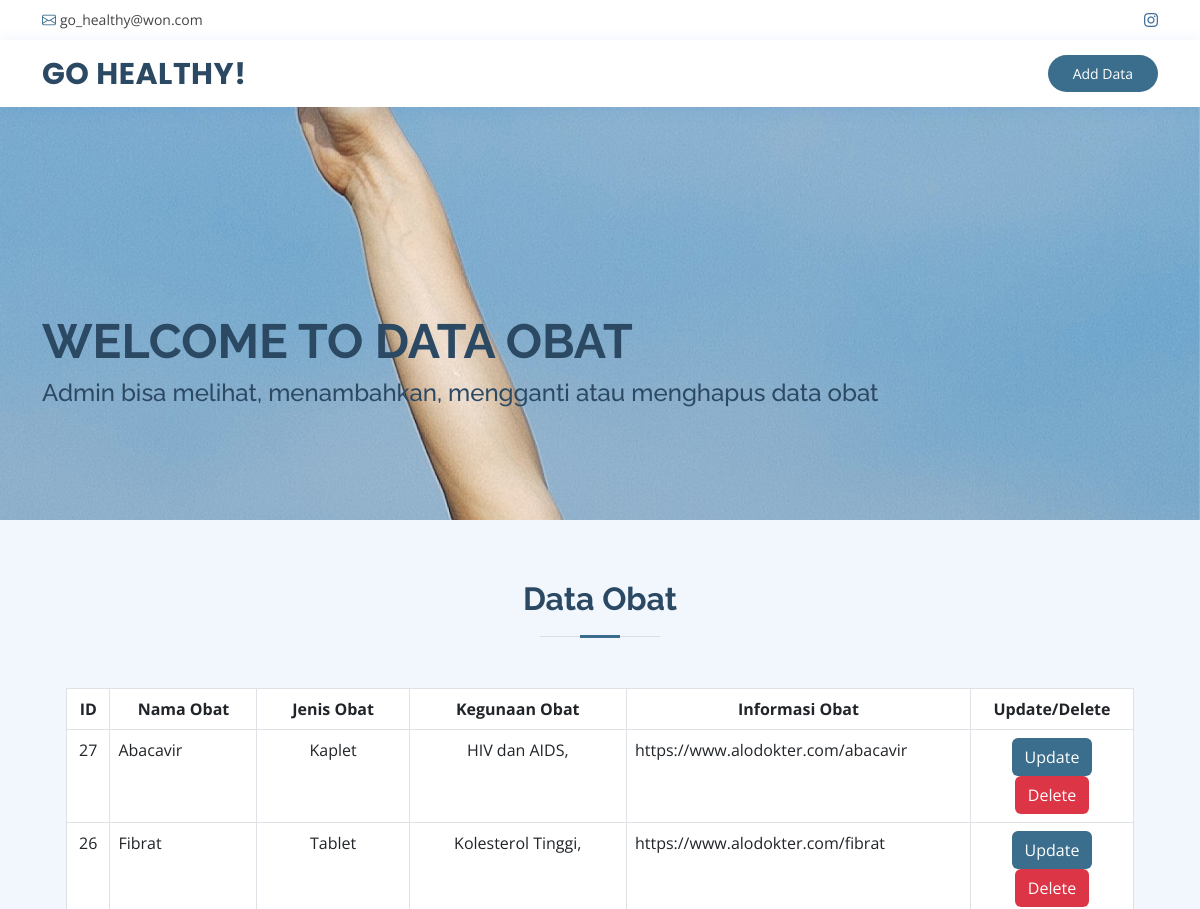
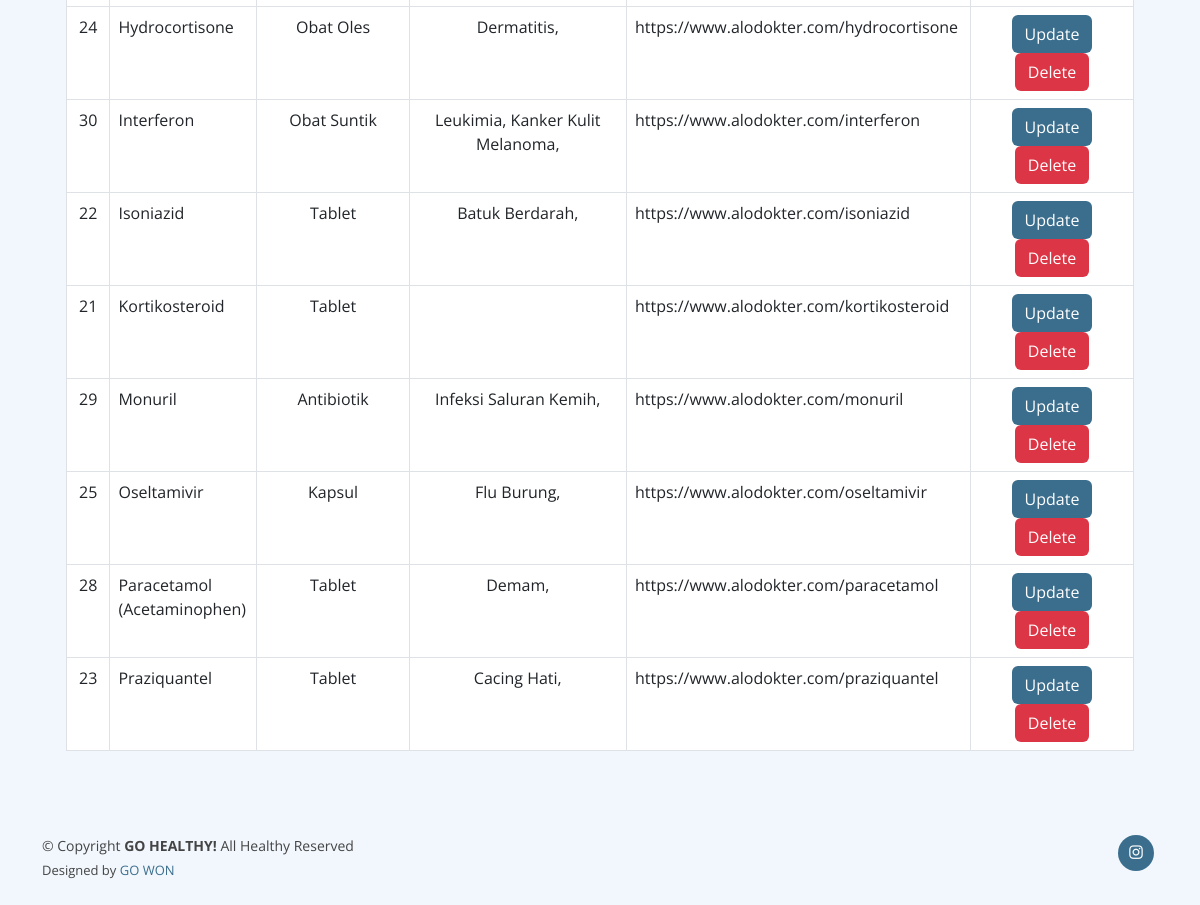
The app's page /go-healthy/data_obat.php with its own data (2 pictures, top to bottom).
### tables this page shows
CREATE TABLE `t_obat` (
  `id_obat` int(11) NOT NULL AUTO_INCREMENT,
  `nama_obat` varchar(50) NOT NULL,
  `id_jenis_obat` int(11) NOT NULL,
  `link_obat` varchar(1000) DEFAULT NULL,
  PRIMARY KEY (`id_obat`),
  KEY `t_obat` (`id_jenis_obat`),
  CONSTRAINT `t_obat` FOREIGN KEY (`id_jenis_obat`) REFERENCES `t_jenis_obat` (`id_jenis_obat`)
);

CREATE TABLE `t_jenis_obat` (
  `id_jenis_obat` int(11) NOT NULL AUTO_INCREMENT,
  `obat_jenis` varchar(50) NOT NULL,
  PRIMARY KEY (`id_jenis_obat`)
);

CREATE TABLE `t_obat_penyakit` (
  `id_obat_penyakit` int(11) NOT NULL AUTO_INCREMENT,
  `id_obat` int(11) NOT NULL,
  `id_penyakit` int(11) DEFAULT NULL,
  PRIMARY KEY (`id_obat_penyakit`),
  KEY `obat` (`id_obat`),
  KEY `penyakit` (`id_penyakit`),
  CONSTRAINT `obat` FOREIGN KEY (`id_obat`) REFERENCES `t_obat` (`id_obat`),
  CONSTRAINT `penyakit` FOREIGN KEY (`id_penyakit`) REFERENCES `t_penyakit` (`id_penyakit`)
);

CREATE TABLE `t_penyakit` (
  `id_penyakit` int(11) NOT NULL AUTO_INCREMENT,
  `nama_penyakit` varchar(50) NOT NULL,
  `ket_penyakit` varchar(255) NOT NULL,
  `resiko_kematian` decimal(3,1) DEFAULT NULL,
  `link_penyakit` varchar(1000) NOT NULL,
  PRIMARY KEY (`id_penyakit`)
);

### go-healthy/function.php (called while the page is built, shortened)
<?php
    include('config.php');
    function read_obat()
    {
        global $conn;
        $query = "SELECT * FROM t_obat
        JOIN t_jenis_obat ON t_jenis_obat.id_jenis_obat = t_obat.id_jenis_obat
        ORDER BY t_obat.nama_obat ASC;";
        $eksekusi = mysqli_query($conn, $query);
        return $eksekusi;
    }
    function read_obat_penyakit($obat)
    {
        global $conn;
        $query = "SELECT t_obat_penyakit.id_penyakit, t_penyakit.nama_penyakit, t_obat_penyakit.id_obat_penyakit
        FROM t_obat_penyakit
        JOIN t_penyakit ON t_obat_penyakit.id_penyakit = t_penyakit.id_penyakit
        WHERE t_obat_penyakit.id_obat = $obat";
        $eksekusi = mysqli_query($conn, $query);
        return $eksekusi;
    }
?>

### go-healthy/data_obat.php (the view, shortened to what this page needs)
<?php
    include("function.php");
    $list_obat = read_obat();
?>
<!DOCTYPE html>
<html lang="en">
<head>
  <link href="assets/vendor/fontawesome-free/css/all.min.css" rel="stylesheet">
  <link href="assets/vendor/animate.css/animate.min.css" rel="stylesheet">
  <link href="assets/vendor/bootstrap/css/bootstrap.min.css" rel="stylesheet">
  <link href="assets/vendor/bootstrap-icons/bootstrap-icons.css" rel="stylesheet">
  <link href="assets/vendor/boxicons/css/boxicons.min.css" rel="stylesheet">
  <link href="assets/vendor/glightbox/css/glightbox.min.css" rel="stylesheet">
  <link href="assets/vendor/remixicon/remixicon.css" rel="stylesheet">
  <link href="assets/vendor/swiper/swiper-bundle.min.css" rel="stylesheet">
  <link href="assets/css/style.css" rel="stylesheet">
</head>
<body>
  <div id="topbar" class="d-flex align-items-center fixed-top">
    <div class="container d-flex justify-content-between">
      <div class="contact-info d-flex align-items-center">
        <i class="bi bi-envelope"></i> <a href="mailto:tatthamaharany@upi.edu">go_healthy@won.com</a>
      </div>
      <div class="d-none d-lg-flex social-links align-items-center">
      <a href="https://www.instagram.com/go.won_go.healthy/" class="instagram"><i class="bi bi-instagram"></i></a>
      </div>
    </div>
  </div>
  <header id="header" class="fixed-top">
    <div class="container d-flex align-items-center">
      <h1 class="logo me-auto"><a href="index.php">GO HEALTHY!</a></h1>
      <a href="tambah_obat.php" class="appointment-btn scrollto">Add Data</a>
    </div>
  </header>
  <section id="hero" class="d-flex align-items-center">
    <div class="container">
      <h1>Welcome to DATA OBAT</h1>
      <h2>Admin bisa melihat, menambahkan, mengganti atau menghapus data obat</h2>
    </div>
  </section>
  <main id="main">
    <section id="faq" class="faq section-bg">
      <div class="container">
        <div class="section-title">
          <h2>Data Obat</h2>
        </div>
                  <div class="container" data-aos="fade-up" style="width: fit-content;">
                      <div class="gradient-custom-1 h-100">
                            <div class="mask d-flex align-items-center h-100">
                            <div class="container">
                                <div class="row justify-content-center">
                                <div class="col-12">
                                    <div class="table-responsive bg-white">
                                    <table class="table mb-0 table-bordered">
                                        <thead>
                                        <div class="gradient-custom-1 h-100">
                                        <tr>
                                            <th style="width: 4%" scope="col" class='text-center'>
                                                ID
                                            </th>
                                            <th scope="col" class='text-center' style="width: 13%">
                                                Nama Obat
                                            </th>
                                            <th scope="col" class='text-center' style="width: 14%">Jenis Obat</th>
                                            <th scope="col" class='text-center' style="width: 20%">Kegunaan Obat</th>
                                            <th scope="col" class='text-center' style="width: 8%">Informasi Obat</th>
                                            <th scope="col" class='text-center' style="width: 15%">Update/Delete</th>
                                        </tr>
                                      </div>
                                        </thead>
                                        <?php
                                          foreach($list_obat as $t_obat)
                                          {
                                            $list_obat_penyakit = read_obat_penyakit($t_obat['id_obat'])
                                        ?>
                                        <tbody>
                                          <tr>
                                            <td style="width: 4%" class='text-center'><?=$t_obat['id_obat']?></td>
                                            <td style="width: 13%"><?=$t_obat['nama_obat']?></td>
                                            <td class='text-center' style="width: 14%"><?=$t_obat['obat_jenis']?></td>
                                            <td style="width: 20%" class='text-center'>
                                              <?php
                                            foreach ($list_obat_penyakit as $t_obat_penyakit)
                                            {
                                              echo $t_obat_penyakit['nama_penyakit'].", ";
                                            }
                                            ?>
                                            </td>
                                            <td style="width: 20%"><?=$t_obat['link_obat']?></td>
                                            <td class='text-center' style="width: 8%">
                                              <a href="update_obat.php?id_obat=<?=$t_obat['id_obat']?>" class="link-warning"><button type='button' class='btn text-white' style='background-color: #3B6E8D'>Update</button></a>
                                              <a href="delete_obat.php?id=<?=$t_obat['id_obat']?>"><button type='button' class='btn text-white' style='background-color: #DC3545'>Delete</button></a>
                                            </td>
                                            </tr>
                                        </tbody>
                                        <?php
                                          }
                                        ?>
                                    </table>
                                    </div>
                                </div>
                                </div>
                            </div>
                          </div>
                      </div>
                  </div>
      </div>
    </section>
  </main>
  <footer id="footer">
    <div class="container d-md-flex py-4">
      <div class="me-md-auto text-center text-md-start">
        <div class="copyright">
          &copy; Copyright <strong><span>GO HEALTHY!</span></strong> All Healthy Reserved
        </div>
        <div class="credits">
          Designed by <a href="https://bootstrapmade.com/">GO WON</a>
        </div>
      </div>
      <div class="social-links text-center text-md-right pt-3 pt-md-0">
        <a href="https://www.instagram.com/go.won_go.healthy/" class="instagram"><i class="bx bxl-instagram"></i></a>
      </div>
    </div>
</footer>
</body>
</html>

### go-healthy/assets/css/style.css (style rules this page uses)
body { font-family: "Open Sans", sans-serif; color: #444444; }
a { color: #3B6E8D; text-decoration: none; }
h1, h2, h3, h4, h5, h6 { font-family: "Raleway", sans-serif; }
#topbar { background: #fff; height: 40px; font-size: 14px; transition: all 0.5s; z-index: 996; }
#topbar .contact-info a { line-height: 1; color: #444444; transition: 0.3s; }
#topbar .contact-info i { color: #3B6E8D; padding-right: 4px; margin-left: 15px; line-height: 0; }
#topbar .contact-info i:first-child { margin-left: 0; }
#topbar .social-links a { color: #437099; padding-left: 15px; display: inline-block; line-height: 1px; transition: 0.3s; }
#topbar .social-links a:first-child { border-left: 0; }
#header { background: #fff; transition: all 0.5s; z-index: 997; padding: 15px 0; top: 40px; box-shadow: 0px 2px 15px rgba(25, 119, 204, 0.1); }
#header .logo { font-size: 30px; margin: 0; padding: 0; line-height: 1; font-weight: 700; letter-spacing: 0.5px; font-family: "Poppins", sans-serif; }
#header .logo a { color: #2c4964; }
.appointment-btn { margin-left: 25px; background: #3B6E8D; color: #fff; border-radius: 50px; padding: 8px 25px; white-space: nowrap; transition: 0.3s; font-size: 14px; display: inline-block; }
#hero { width: 100%; height: 90vh; background: url("../img/hero2.jpg") top center; background-size: cover; margin-bottom: -200px; }
#hero .container { position: relative; }
#hero h1 { margin: 0; font-size: 48px; font-weight: 700; line-height: 56px; text-transform: uppercase; color: #2c4964; }
#hero h2 { color: #2c4964; margin: 10px 0 0 0; font-size: 24px; }
@media (min-width: 1024px) { #hero { background-attachment: fixed; } }
section { padding: 60px 0; overflow: hidden; }
.section-bg { background-color: #f1f7fd; }
.section-title { text-align: center; padding-bottom: 30px; }
.section-title h2 { font-size: 32px; font-weight: bold; margin-bottom: 20px; padding-bottom: 20px; position: relative; color: #2c4964; }
.section-title h2::before { content: ""; position: absolute; display: block; width: 120px; height: 1px; background: #ddd; bottom: 1px; left: calc(50% - 60px); }
.section-title h2::after { content: ""; position: absolute; display: block; width: 40px; height: 3px; background: #3B6E8D; bottom: 0; left: calc(50% - 20px); }
#footer { color: #444444; font-size: 14px; background: #f1f7fd; }
#footer .credits { padding-top: 5px; font-size: 13px; color: #444444; }
#footer .social-links a { font-size: 18px; display: inline-block; background: #3B6E8D; color: #fff; line-height: 1; padding: 8px 0; margin-right: 4px; border-radius: 50%; text-align: center; width: 36px; height: 36px; transition: 0.3s; }

### records on screen
t_obat: id_obat "27", nama_obat "Abacavir", id_jenis_obat.obat_jenis "Kaplet", link_obat "https://www.alodokter.com/abacavir"
t_obat_penyakit: id_penyakit.nama_penyakit "HIV dan AIDS"
t_obat: id_obat "26", nama_obat "Fibrat", id_jenis_obat.obat_jenis "Tablet", link_obat "https://www.alodokter.com/fibrat"
t_obat_penyakit: id_penyakit.nama_penyakit "Kolesterol Tinggi"
t_obat: id_obat "24", nama_obat "Hydrocortisone", id_jenis_obat.obat_jenis "Obat Oles", link_obat "https://www.alodokter.com/hydrocortisone"
t_obat_penyakit: id_penyakit.nama_penyakit "Dermatitis"
t_obat: id_obat "30", nama_obat "Interferon", id_jenis_obat.obat_jenis "Obat Suntik", link_obat "https://www.alodokter.com/interferon"
t_obat_penyakit: id_penyakit.nama_penyakit "Leukimia"
t_obat_penyakit: id_penyakit.nama_penyakit "Kanker Kulit Melanoma"
t_obat: id_obat "22", nama_obat "Isoniazid", id_jenis_obat.obat_jenis "Tablet", link_obat "https://www.alodokter.com/isoniazid"
t_obat_penyakit: id_penyakit.nama_penyakit "Batuk Berdarah"
t_obat: id_obat "21", nama_obat "Kortikosteroid", id_jenis_obat.obat_jenis "Tablet", link_obat "https://www.alodokter.com/kortikosteroid"
t_obat: id_obat "29", nama_obat "Monuril", id_jenis_obat.obat_jenis "Antibiotik", link_obat "https://www.alodokter.com/monuril"
t_obat_penyakit: id_penyakit.nama_penyakit "Infeksi Saluran Kemih"
t_obat: id_obat "25", nama_obat "Oseltamivir", id_jenis_obat.obat_jenis "Kapsul", link_obat "https://www.alodokter.com/oseltamivir"
t_obat_penyakit: id_penyakit.nama_penyakit "Flu Burung"
t_obat: id_obat "28", nama_obat "Paracetamol (Acetaminophen)", id_jenis_obat.obat_jenis "Tablet", link_obat "https://www.alodokter.com/paracetamol"
t_obat_penyakit: id_penyakit.nama_penyakit "Demam"
t_obat: id_obat "23", nama_obat "Praziquantel", id_jenis_obat.obat_jenis "Tablet", link_obat "https://www.alodokter.com/praziquantel"
t_obat_penyakit: id_penyakit.nama_penyakit "Cacing Hati"
